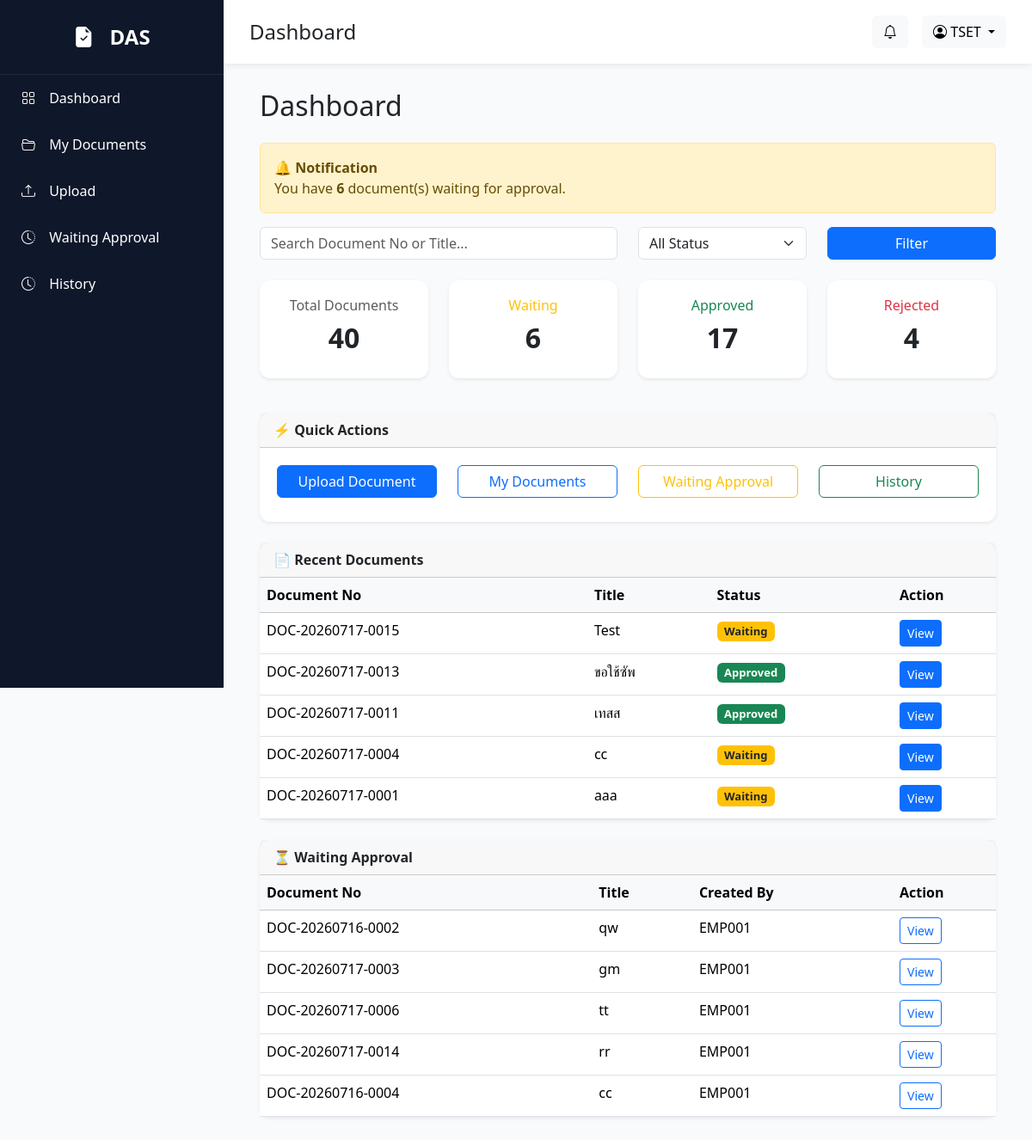
Before: /dashboard (signed in) with the older database file.
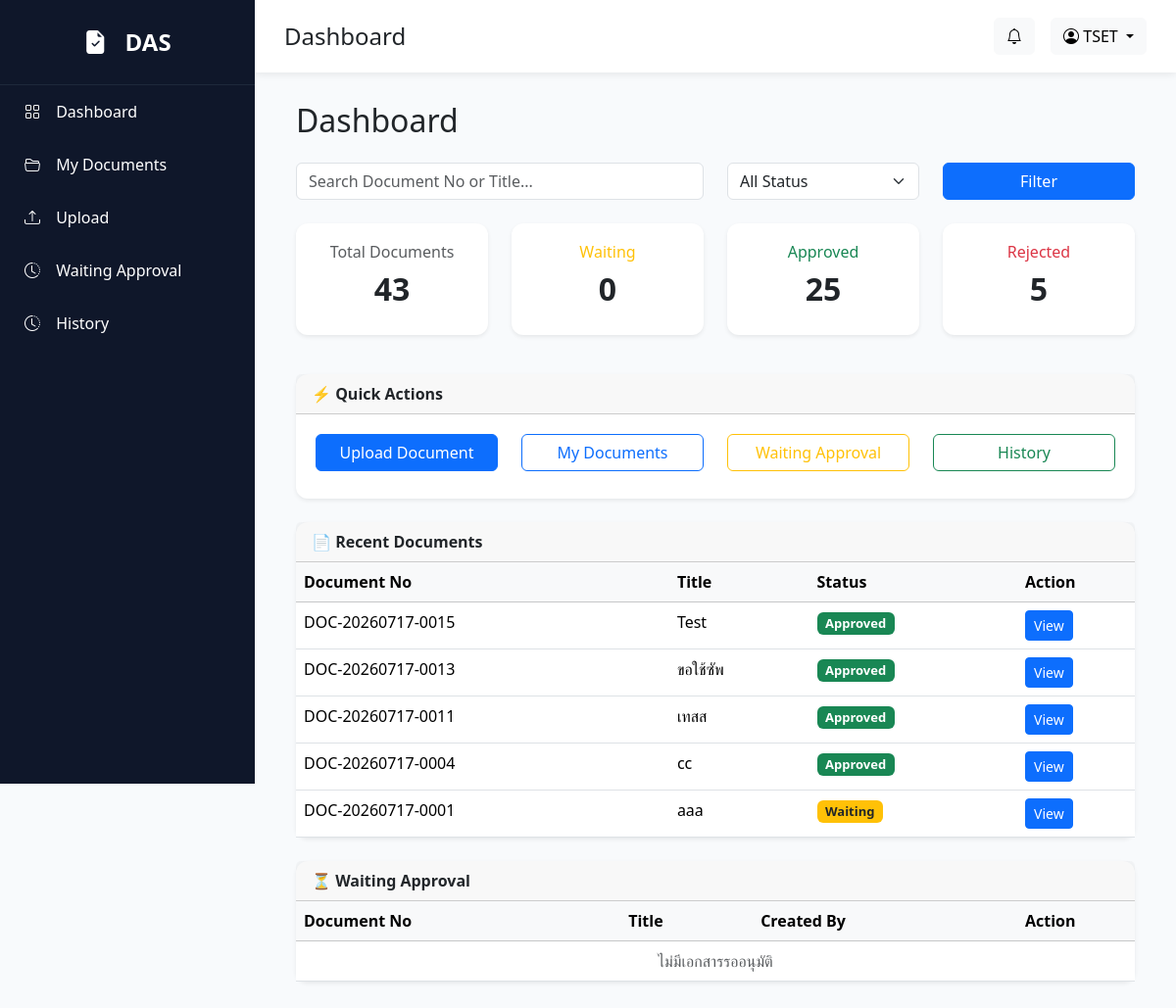
After: the same page with the newer database file.
### models/document.py (models this page shows)
class Document(db.Model):
    __tablename__ = "documents"
    id = db.Column(db.Integer, primary_key=True)
    document_no = db.Column(db.String(30), unique=True, nullable=False)
    title = db.Column(db.String(255), nullable=False)
    document_type = db.Column(db.String(100), nullable=False)
    description = db.Column(db.Text)
    file_name = db.Column(db.String(255))
    status = db.Column(db.String(50), default="Waiting Manager")
    created_by = db.Column(db.String(20))
    current_approver = db.Column(db.String(20))
    created_at = db.Column(
        db.DateTime,
        default=lambda: datetime.utcnow() + timedelta(hours=7)
    )
    approval_steps = db.relationship(
        "ApprovalStep",
        backref="document",
        lazy=True,
        cascade="all, delete-orphan",
        order_by="ApprovalStep.sequence"
    )

### models/approval_step.py (models this page shows)
class ApprovalStep(db.Model):
    __tablename__ = "approval_steps"
    id = db.Column(db.Integer, primary_key=True)
    document_id = db.Column(
        db.Integer,
        db.ForeignKey("documents.id"),
        nullable=False
    )
    approver_id = db.Column(
        db.Integer,
        db.ForeignKey("users.id"),
        nullable=False
    )
    sequence = db.Column(
        db.Integer,
        nullable=False
    )
    status = db.Column(
        db.String(20),
        default="Pending"
    )
    approved_at = db.Column(
        db.DateTime
    )
    comment = db.Column(
        db.Text
    )
    created_at = db.Column(
        db.DateTime,
        default=datetime.utcnow
    )

### routes/dashboard.py (the view, shortened to what this page needs)
@dashboard_bp.route("/dashboard")
@login_required
def dashboard():
    search = request.args.get("search", "").strip()
    status = request.args.get("status", "").strip()
    total_documents = Document.query.count()
    waiting_documents = ApprovalStep.query.filter_by(
        approver_id=current_user.id,
        status="Waiting"
    ).count()
    approved_documents = Document.query.filter_by(
        status="Approved"
    ).count()
    rejected_documents = Document.query.filter_by(
        status="Rejected"
    ).count()
    if current_user.role == "Admin":
        recent_query = Document.query
    else:
        recent_query = Document.query.filter_by(
            created_by=current_user.employee_id
        )
    if search:
        recent_query = recent_query.filter(
            (Document.document_no.ilike(f"%{search}%")) |
            (Document.title.ilike(f"%{search}%"))
        )
    if status:
        recent_query = recent_query.filter(
            Document.status == status
        )
    recent_documents = (
        recent_query
        .order_by(Document.id.desc())
        .limit(5)
        .all()
    )
    waiting_query = ApprovalStep.query.filter_by(
        approver_id=current_user.id,
        status="Waiting"
    )
    waiting_approvals = (
        waiting_query
        .order_by(ApprovalStep.sequence)
        .limit(5)
        .all()
    )
    return render_template(
        "dashboard/index.html",
        total_documents=total_documents,
        waiting_approvals=waiting_approvals,
        waiting_documents=waiting_documents,
        approved_documents=approved_documents,
        rejected_documents=rejected_documents,
        recent_documents=recent_documents,
        search=search,
        status=status
    )

### app.py (called while the page is built)
@login_manager.user_loader
def load_user(user_id):
    return User.query.get(int(user_id))

### templates/dashboard/index.html (shortened to what the changed rows need)
{% extends "layout/base.html" %}
{% block content %}
<div class="container">
    <h2 class="mb-4">Dashboard</h2>
    {% if waiting_documents > 0 %}
    <div class="alert alert-warning">
        <strong>🔔 Notification</strong>
        <br>
        You have
        <strong>{{ waiting_documents }}</strong>
        document(s) waiting for approval.
    </div>
    {% endif %}
    <form method="GET" action="/dashboard" class="mb-4">
        <div class="row">
        </div>
    </form>
    <div class="row">
        <div class="col-md-3 mb-3">
            <div class="card shadow-sm border-0">
                <div class="card-body text-center">
                    <h6 class="text-muted">Total Documents</h6>
                    <h2 class="fw-bold">{{ total_documents }}</h2>
                </div>
            </div>
        </div>
        <div class="col-md-3 mb-3">
            <div class="card shadow-sm border-0">
                <div class="card-body text-center">
                    <h6 class="text-warning">Waiting</h6>
                    <h2 class="fw-bold">{{ waiting_documents }}</h2>
                </div>
            </div>
        </div>
        <div class="col-md-3 mb-3">
            <div class="card shadow-sm border-0">
                <div class="card-body text-center">
                    <h6 class="text-success">Approved</h6>
                    <h2 class="fw-bold">{{ approved_documents }}</h2>
                </div>
            </div>
        </div>
        <div class="col-md-3 mb-3">
            <div class="card shadow-sm border-0">
                <div class="card-body text-center">
                    <h6 class="text-danger">Rejected</h6>
                    <h2 class="fw-bold">{{ rejected_documents }}</h2>
                </div>
            </div>
        </div>
    </div>
    <div class="card mt-4 shadow-sm border-0">
        <div class="card-header fw-bold">
        </div>
        <div class="card-body">
        </div>
    </div>
    <div class="card mt-4 shadow-sm border-0">
        <div class="card-header fw-bold">
        </div>
        <div class="card-body p-0">
            <table class="table table-hover mb-0">
                <thead class="table-light">
                    <tr>
                        <th>Document No</th>
                        <th>Title</th>
                        <th>Status</th>
                        <th width="120">Action</th>
                    </tr>
                </thead>
                <tbody>
                    {% for doc in recent_documents %}
                    <tr>
                        <td>{{ doc.document_no }}</td>
                        <td>{{ doc.title }}</td>
                        <td>
                            {% if doc.status == "Approved" %}
                            <span class="badge bg-success">Approved</span>
                            {% elif doc.status == "Rejected" %}
                            <span class="badge bg-danger">Rejected</span>
                            {% else %}
                            <span class="badge bg-warning text-dark">
                                Waiting
                            </span>
                            {% endif %}
                        </td>
                        <td>
                            <a href="/documents/{{ doc.id }}" class="btn btn-sm btn-primary">
                                View
                            </a>
                        </td>
                    </tr>
                    {% endfor %}
                </tbody>
            </table>
        </div>
    </div>
    <div class="card mt-4 shadow-sm border-0">
        <div class="card-header fw-bold">
        </div>
        <div class="card-body p-0">
            <table class="table table-hover mb-0">
                <thead class="table-light">
                    <tr>
                        <th>Document No</th>
                        <th>Title</th>
                        <th>Created By</th>
                        <th width="120">Action</th>
                    </tr>
                </thead>
                <tbody>
                    {% for step in waiting_approvals %}
                    <tr>
                        <td>{{ step.document.document_no }}</td>
                        <td>{{ step.document.title }}</td>
                        <td>{{ step.document.created_by }}</td>
                        <td>
                            <a href="/documents/{{ step.document.id }}"
                                class="btn btn-sm btn-outline-primary">
                                View
                            </a>
                        </td>
                    </tr>
                    {% else %}
                    <tr>
                        <td colspan="4" class="text-center text-muted">
                            ไม่มีเอกสารรออนุมัติ
                        </td>
                    </tr>
                    {% endfor %}
                </tbody>
            </table>
        </div>
    </div>
</div>
{% endblock %}

Changed rows visible on the page:
no longer on this page (row edited): ApprovalStep: document.document_no "DOC-20260716-0002", document "qw", document.created_by "EMP001"
no longer on this page (row edited): ApprovalStep: document.document_no "DOC-20260717-0003", document "gm", document.created_by "EMP001"
no longer on this page (row edited): ApprovalStep: document.document_no "DOC-20260717-0006", document "tt", document.created_by "EMP001"
no longer on this page (row edited): ApprovalStep: document.document_no "DOC-20260717-0014", document "rr", document.created_by "EMP001"
no longer on this page (row edited): ApprovalStep: document.document_no "DOC-20260716-0004", document "cc", document.created_by "EMP001"
changed Document "DOC-20260717-0015": status "Waiting" → "Approved"
changed Document "DOC-20260717-0004": status "Waiting" → "Approved"
Other visible differences:
{{ total_documents }}: "40" → "43"
{{ waiting_documents }}: "6" → "0"
{{ approved_documents }}: "17" → "25"
{{ rejected_documents }}: "4" → "5"
{{ waiting_documents }}: "6" → (not shown)
text no longer shown: "🔔 Notification You have document(s) waiting for approval."
text now shown: "ไม่มีเอกสารรออนุมัติ"
